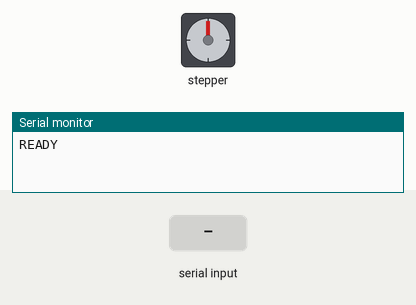
This sketch was run on a simulated Arduino Mega 2560, built with avr-gcc and run on an emulated ATmega2560. Shown: stepper motor, the last lines printed to the serial monitor. Inputs (shaded band) come from the test bench. Stepper angles assume 48 steps per turn.

Above: at 1.2 s.
1.3 s: "90,45\n" received over Serial
At 1.92 s:
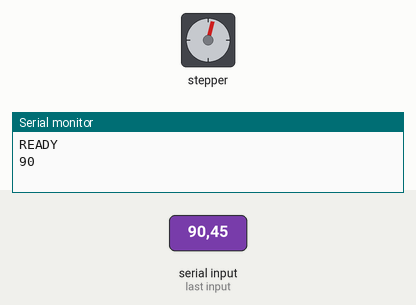
At 2.76 s:
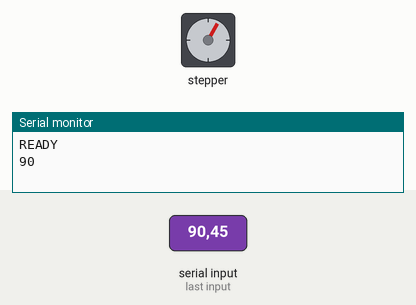
Timing chart, 0 to 21.9 s (numbered marks = the images above; inputs shaded):
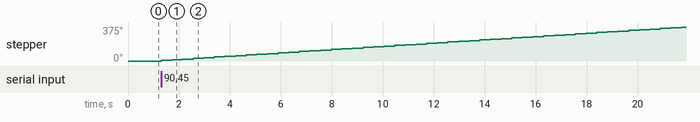

The sketch:

stepper.ino
```cpp
#include<Stepper.h>

Stepper mystep(48, 8, 9, 10, 11);


void setup() {
  // put your setup code here, to run once:
  mystep.setSpeed(3);
  Serial.begin(9600);
  Serial.println("READY");
}

void loop() {
  // put your main code here, to run repeatedly:
  if(Serial.available()){
    int stp = Serial.parseInt();
    Serial.println(stp);
    mystep.step(stp);
    digitalWrite(8, LOW);
    digitalWrite(9, LOW);
    digitalWrite(10, LOW);
    digitalWrite(11, LOW);
  }
}
```
